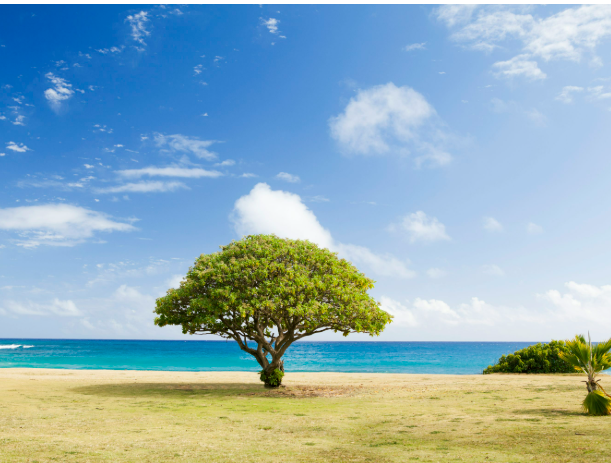
#> input picture IMAGE FILTERING/tree.png, 611 x 463 px, found by its file name
$ python gaussian_blur.py
#> lines starting #> are read from the running program, lines starting #| are printed output that depends on the picture
import cv2

image=cv2.imread("IMAGE FILTERING/tree.png")
#> image is the input picture: shape (463, 611, 3); mean B, G, R 184.1, 174.2, 142.9

blurred=cv2.GaussianBlur(image,(7,7),3)
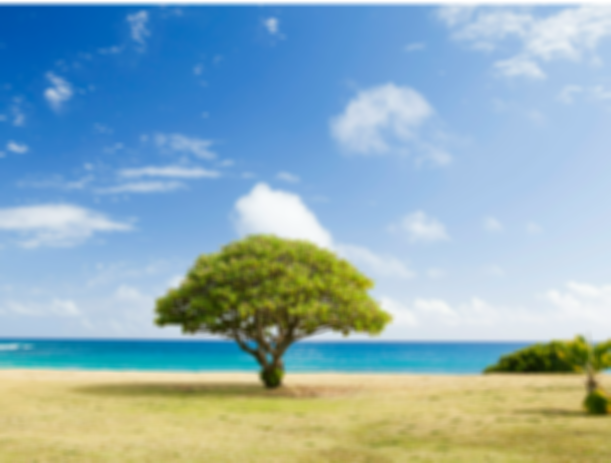
#> blurred: shape (463, 611, 3); mean B, G, R 184.1, 174.2, 142.9

cv2.imshow("ORIGINAL",image)
cv2.imshow("Blurred!!",blurred)

cv2.waitKey(0)
cv2.destroyAllWindows()

$ run again, with IMAGE FILTERING/man.png copied over IMAGE FILTERING/tree.png
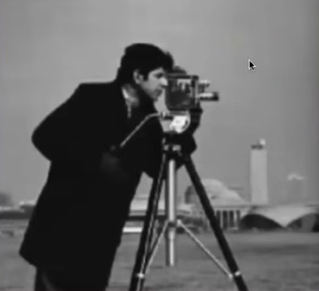
#> input picture IMAGE FILTERING/man.png, 319 x 291 px, found by its file name
#> image is the input picture: shape (291, 319, 3); mean B, G, R 102.3, 102.2, 102.3
#> `blurred=cv2.GaussianBlur(image,(7,7),3)`:
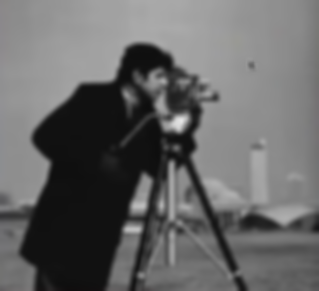
#> blurred: shape (291, 319, 3); mean B, G, R 102.2, 102.2, 102.3
